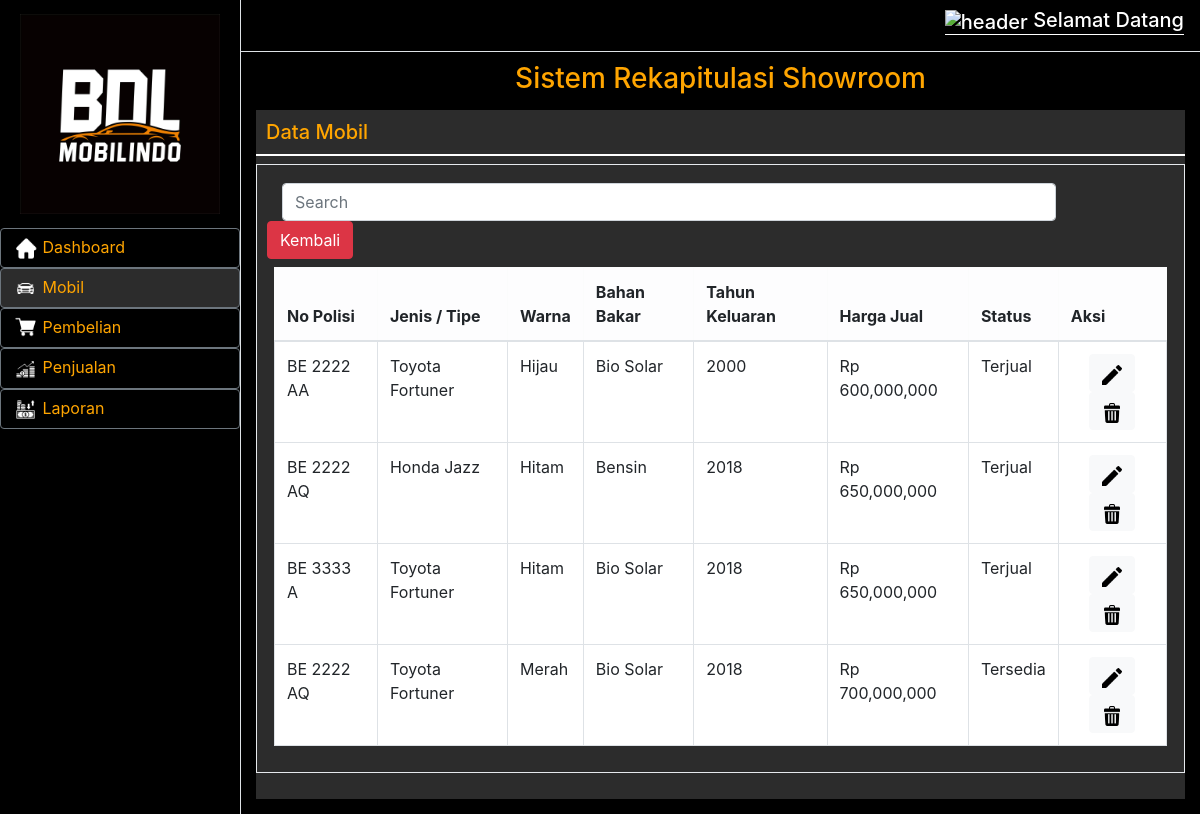
The app's page /index.php/auth/lihatsearch, older data.
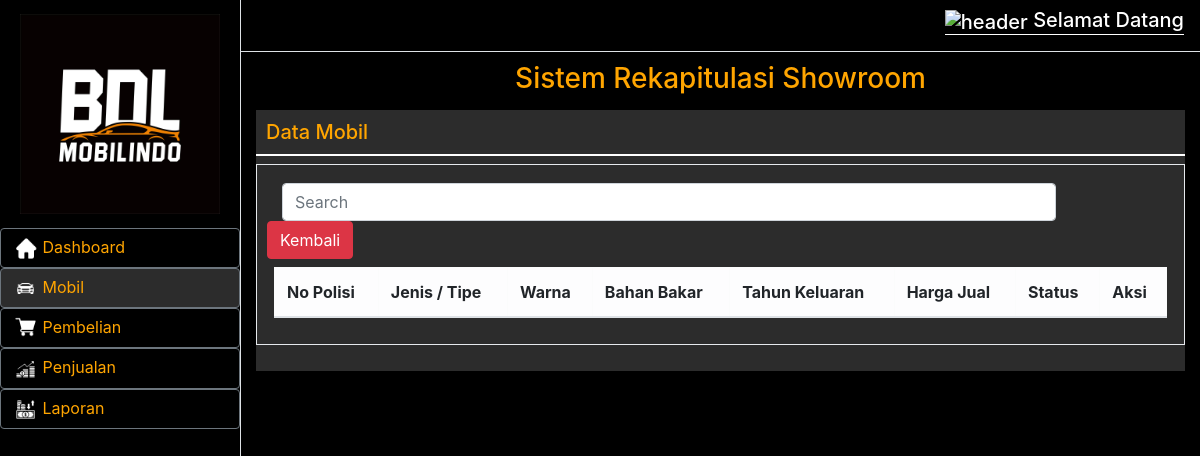
The same page, newer data.
### tables this page shows
CREATE TABLE `mobil` (
  `id_mobil` int(5) NOT NULL,
  `tgl_beli` date NOT NULL,
  `tgl_jual` date NOT NULL,
  `no_polis` varchar(30) NOT NULL,
  `jenis_typr` varchar(30) NOT NULL,
  `warna` varchar(30) NOT NULL,
  `bahan_bakar` varchar(30) NOT NULL,
  `tahun_keluaran` int(5) NOT NULL,
  `harga_jual` int(30) NOT NULL,
  `status` int(30) DEFAULT '1',
  `harga_beli` int(30) NOT NULL
);

### application/controllers/Auth.php (called while the page is built, shortened)
<?php
class Auth extends CI_Controller
{
    public function __construct()
    {
        $this->load->library('form_validation');
        $this->load->model('model_mobil');
        $this->load->model('model_pembelian');
        $this->load->model('model_penjualan');
    }
    public function lihatsearch()
    {
        $data = array(
            'title' => 'Data Mobil',
        );
        $keyword = $this->input->post('keyword');
        $data['data_mobil'] = $this->model_mobil->get_keyword($keyword);
        $this->load->view('lihat-search', $data);
    }
}

### index.php (called while the page is built, shortened)
<?php
require_once BASEPATH.'core/CodeIgniter.php';

### application/models/Model_mobil.php (called while the page is built, shortened)
<?php
class Model_mobil extends CI_Model
{
    public function get_keyword($keyword)
    {
        $this->db->select('*');
        $this->db->from('mobil');
        $this->db->like('no_polis', $keyword);
        $this->db->or_like('jenis_typr', $keyword);
        $this->db->or_like('warna', $keyword);
        return $this->db->get()->result();
    }
}

### application/views/lihat-search.php (the view, shortened to what the changed rows need)
<!DOCTYPE html>
<html>
<head>
    <link href="assets/vendor/bootstrap/css/bootstrap.min.css" rel="stylesheet">
    <link href="assets/css/lihat-mobil.css" rel="stylesheet">
</head>
<body>
    <div class="d-flex" id="wrapper">
        <div id="page-content-wrapper">
            <div class="container-fluid">
                <div class="card-wrapper pb-3">
                    <div class="x_panel">
                        <div class="x_title">
                            <table class="table table-bordered">
                                <thead class="table-light">
                                    <tr>
                                        <th>No Polisi</th>
                                        <th>Jenis / Tipe</th>
                                        <th>Warna</th>
                                        <th>Bahan Bakar</th>
                                        <th>Tahun Keluaran</th>
                                        <th>Harga Jual</th>
                                        <th>Status</th>
                                        <th>Aksi</th>
                                    </tr>
                                </thead>
                                <tbody>
                                    <?php foreach ($data_mobil  as $mobil) { ?>
                                        <tr>
                                            <td><?php echo $mobil->no_polis ?></td>
                                            <td><?php echo $mobil->jenis_typr ?></td>
                                            <td><?php echo $mobil->warna ?></td>
                                            <td><?php echo $mobil->bahan_bakar ?></td>
                                            <td><?php echo $mobil->tahun_keluaran ?></td>
                                            <td>Rp <?php echo number_format($mobil->harga_jual) ?></td>
                                            <td><label class="label label-success"><?Php echo ($mobil->status == 1) ? 'Tersedia' : 'Terjual' ?> </td>
                                            <td style=" text-align: center;">
                                                <button type="button" class="btn btn-light btn-xs" data-toggle="modal" data-target="#edit<?php echo  $mobil->id_mobil ?>">
                                                    <img src="assets/img/edit.png" style="width: 20px;">
                                                </button>
                                                <button type="button" class="btn btn-light btn-xs" data-toggle="modal" data-target="#hapus<?php echo $mobil->id_mobil ?>">
                                                    <img src="assets/img/trash.png" style="width: 20px;">
                                                </button>
                                            </td>
                                        </tr>
                                    <?php } ?>
                                </tbody>
                            </table>
                        </div>
                    </div>
</body>
</html>

Row changes from the older to the newer data that the page shows:
removed mobil: no_polis "BE 2222 AA", jenis_typr "Toyota Fortuner", warna "Hijau", bahan_bakar "Bio Solar", tahun_keluaran "2000", harga_jual "600,000,000", status "Terjual"
removed mobil: no_polis "BE 2222 AQ", jenis_typr "Honda Jazz", warna "Hitam", bahan_bakar "Bensin", tahun_keluaran "2018", harga_jual "650,000,000", status "Terjual"
removed mobil: no_polis "BE 3333 A", jenis_typr "Toyota Fortuner", warna "Hitam", bahan_bakar "Bio Solar", tahun_keluaran "2018", harga_jual "650,000,000", status "Terjual"
removed mobil: no_polis "BE 2222 AQ", jenis_typr "Toyota Fortuner", warna "Merah", bahan_bakar "Bio Solar", tahun_keluaran "2018", harga_jual "700,000,000", status "Tersedia"
